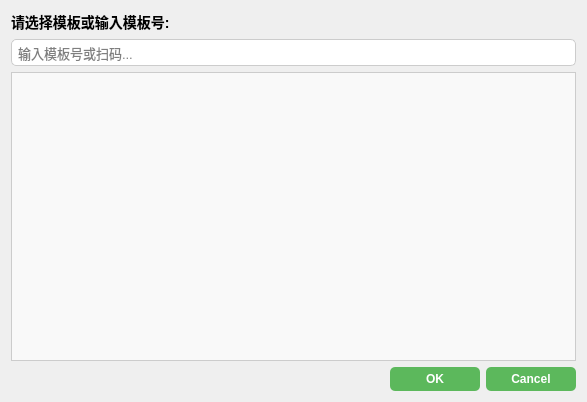
<?xml version="1.0" encoding="UTF-8"?>
<ui version="4.0">
 <class>TemplateSelectDialog</class>
 <widget class="QDialog" name="TemplateSelectDialog">
  <property name="geometry">
   <rect>
    <x>0</x>
    <y>0</y>
    <width>587</width>
    <height>402</height>
   </rect>
  </property>
  <property name="windowTitle">
   <string>选择模板</string>
  </property>
  <layout class="QGridLayout" name="gridLayout">
   <item row="0" column="0">
    <widget class="QLabel" name="label">
     <property name="font">
      <font>
       <pointsize>-1</pointsize>
       <bold>true</bold>
      </font>
     </property>
     <property name="styleSheet">
      <string>font-weight: bold; font-size: 14px;</string>
     </property>
     <property name="text">
      <string>请选择模板或输入模板号:</string>
     </property>
     <property name="alignment">
      <set>Qt::AlignLeading|Qt::AlignLeft|Qt::AlignVCenter</set>
     </property>
    </widget>
   </item>
   <item row="1" column="0">
    <widget class="QLineEdit" name="lineEdit">
     <property name="font">
      <font>
       <pointsize>-1</pointsize>
      </font>
     </property>
     <property name="styleSheet">
      <string>
       border: 1px solid #ccc;
       border-radius: 5px;
       padding: 4px;
       font-size: 13px;
      </string>
     </property>
     <property name="placeholderText">
      <string>输入模板号或扫码...</string>
     </property>
    </widget>
   </item>
   <item row="2" column="0">
    <widget class="QTableWidget" name="tableWidgetTop5">
     <property name="font">
      <font>
       <pointsize>-1</pointsize>
      </font>
     </property>
     <property name="styleSheet">
      <string>
       QTableWidget {
           background-color: #f9f9f9;
           border: 1px solid #ccc;
           font-size: 13px;
       }
       QTableWidget::item:selected {
           background-color: #87cefa;
           color: black;
           font-weight: bold;
       }
      </string>
     </property>
     <property name="editTriggers">
      <set>QAbstractItemView::NoEditTriggers</set>
     </property>
     <property name="selectionMode">
      <enum>QAbstractItemView::SingleSelection</enum>
     </property>
     <property name="selectionBehavior">
      <enum>QAbstractItemView::SelectRows</enum>
     </property>
     <property name="columnCount">
      <number>0</number>
     </property>
    </widget>
   </item>
   <item row="3" column="0">
    <widget class="QDialogButtonBox" name="buttonBox">
     <property name="font">
      <font>
       <pointsize>11</pointsize>
      </font>
     </property>
     <property name="styleSheet">
      <string>
       QDialogButtonBox QPushButton {
           min-width: 80px;
           padding: 5px;
           border-radius: 5px;
           background-color: #5cb85c;
           color: white;
           font-weight: bold;
       }
       QDialogButtonBox QPushButton:disabled {
           background-color: #aaa;
       }
      </string>
     </property>
     <property name="orientation">
      <enum>Qt::Horizontal</enum>
     </property>
     <property name="standardButtons">
      <set>QDialogButtonBox::Cancel|QDialogButtonBox::Ok</set>
     </property>
    </widget>
   </item>
  </layout>
 </widget>
 <resources/>
 <connections/>
</ui>
